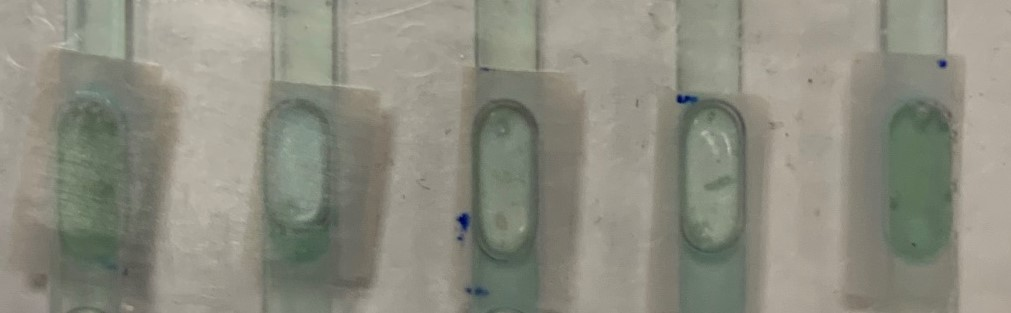
#> input picture images/44H_10000Z.jpeg, 1011 x 313 px
$ python roi_crop1.py
#> lines starting #> are read from the running program, lines starting #| are printed output that depends on the picture; after the words box and inside, x2 and y2 are one past the last pixel; in counts of white or black regions, pixels touching at a corner belong together
### variables.py
import cv2
import numpy as np
'''
Virtual Environment:
'''
#   .\env\Scripts\activate
#   deactivate

'''
Image selection:
'''
path_folder = 'images'

path_image_abs = 'D:/Christian_Ohlhäuser/Bildauswertung/ColiChecker/images/44H_10000Z.jpeg' # some modules need the absolute path

path_image = 'images/44H_10000Z.jpeg'
#path_image = 'images_postprocessing/S2_Kovacs_10000Z/S2_Kovacs_10000Z_Black.png'
#path_image = 'images_testing/Blau Gradient.jpeg'


image = cv2.imread(path_image, cv2.IMREAD_COLOR) # images testing path
#> image is the input picture: shape (313, 1011, 3); mean B, G, R 128.1, 140.5, 140.9

image_int = np.copy(image) # copying the image so we dont alter the original
image_cp1 = np.copy(image_int) # copying the image for comparision purposes

image_ext = cv2.cvtColor(image, cv2.COLOR_BGR2RGB) # convert to rgb for other modules as opencv uses bgr by default but doesnt show it to the user
image_cp2= np.copy(image_ext) # copying the image for comparision purposes

image_blank = np.zeros_like(image) # just a blank image

'''
Image processing variables:
'''
# Change Color Model
image_gray1 = cv2.cvtColor(image_int, cv2.COLOR_BGR2GRAY) # turn rgb image into a grayed version
image_gray2 = cv2.cvtColor(image_ext, cv2.COLOR_RGB2GRAY) # turn rgb image into a grayed version

image_HSV1 = cv2.cvtColor(image_int, cv2.COLOR_BGR2HSV) # create image in hsv model
#> image_HSV1: shape (313, 1011, 3); mean H, S, V 30.8, 28.4, 143.7
image_HSV2 = cv2.cvtColor(image_ext, cv2.COLOR_RGB2HSV) # create image in hsv model

# Blurring methods
image_median1 = cv2.medianBlur(image_gray1, ksize = 7) # Blur image to reduce noise(7 indicates the level of blurring)
image_median2 = cv2.medianBlur(image_gray2, ksize = 7) # Blur image to reduce noise(7 indicates the level of blurring)

image_gaussian1 = cv2.GaussianBlur(image_gray1,(7,7),1)
image_gaussian2 = cv2.GaussianBlur(image_gray2,(7,7),1)

# Edge Detection
image_canny1 = cv2.Canny(image_gaussian1, threshold1 = 40, threshold2 = 50) # uses Hough transform to make edges more visible
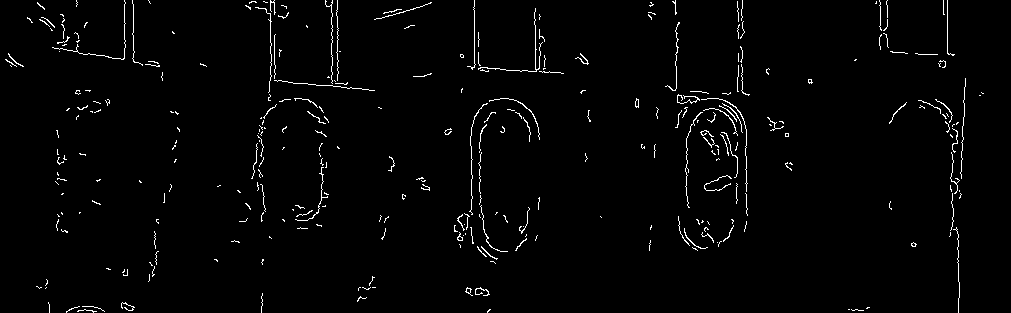
#> image_canny1: shape (313, 1011); 1.9% white in thin lines or dots
image_canny2 = cv2.Canny(image_gaussian2, threshold1 = 40, threshold2 = 50) # uses Hough transform to make edges more visible

'''
Kernels: https://en.wikipedia.org/wiki/Kernel_(image_processing)
'''
# Basic Kernels
kernel = np.ones((5,5), np.uint8) # 5x5 Einheitsmatrix mostly suffiecient
kernel2 = np.ones((7,7), np.uint8) # 7x7 Einheitsmatrix go with this most of the time

# Custom kernels
kernel3 = np.array(([0, 1, 0], [1, 1, 1], [0, 1, 0]),dtype='uint8') # Wikipedia Test Matrix

kernel_sharp = np.array([[-1,-1,-1], [-1,9,-1], [-1,-1,-1]])

#kernel_sobel_horizontal = np.array([[1, 2, 1],[0, 0, 0],[-1, -2, -1]])
#kernel_sobel_vertical = np.array([[-1, 0, 1],[-2, 0, 2],[-1, 0, 1]])

kernel_laplacian = np.array([[1, 1, 1],[1, -8, 1],[1, 1, 1]]) # basically a merge of the previous two


# Kernel test variables
image_kernel1 = cv2.filter2D(image_int, -1, kernel2) # alter image via kernels
#> image_kernel1: shape (313, 1011, 3); every value is 255
image_kernel2 = cv2.filter2D(image_ext, -1, kernel2) # alter image via kernels

'''
Unused image processing variables:
'''
image_resized1 = cv2.resize(image_int, (600, 400)) # function to resize image
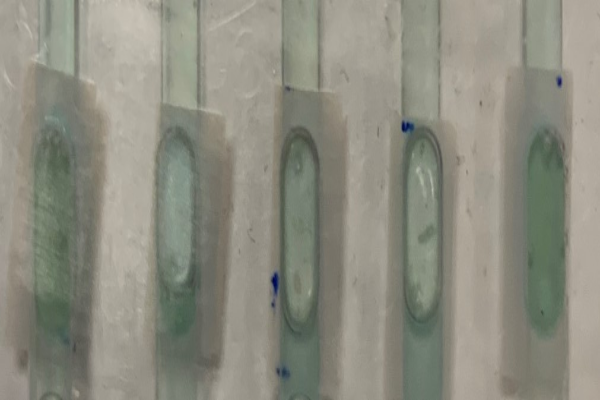
#> image_resized1: shape (400, 600, 3); mean B, G, R 128, 140.4, 140.7
image_resized2 = cv2.resize(image_ext, (600, 400)) # function to resize image

'''
General Functions:
'''
def rgbtobgr(image):
    image = cv2.cvtColor(image,cv2.COLOR_RGB2BGR)
    return image

def bgrtorgb(image):
    image = cv2.cvtColor(image,cv2.COLOR_RGB2BGR)
    return image

# [30 lines left out: function stackImages, not called in this run]

### roi_crop1.py
#State: works only on squares/rectangles
'''
Imports:
'''
import cv2
import numpy as np
import variables as v
from matplotlib import pyplot as plt
import time

'''
Code:
'''
img = v.image_int
gray = cv2.cvtColor(img, cv2.COLOR_BGR2GRAY)

## medianBlur, threshold and morph-close-op
median = cv2.medianBlur(gray, ksize=17)
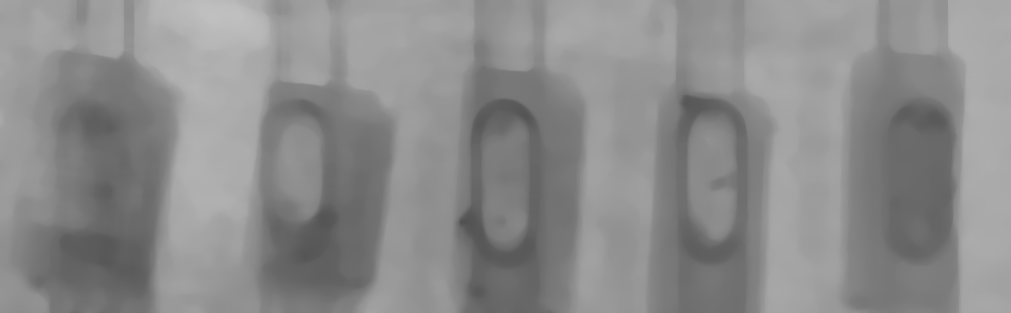
#> median: shape (313, 1011); min 81, max 192, mean 139.5
retval, threshed = cv2.threshold(median, 110, 255, cv2.THRESH_BINARY_INV)
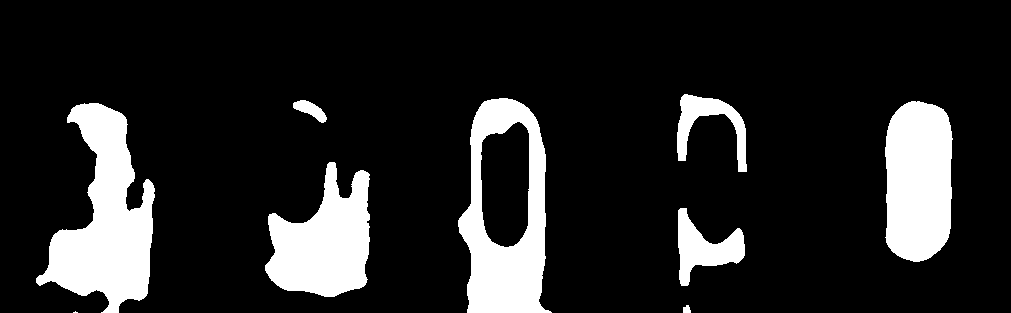
#> threshed: shape (313, 1011); 14.7% white; 9 white regions (1 under 20 px), largest, box (x1, y1, x2, y2) and area: (36, 103, 155, 313) 12648, (458, 98, 552, 313) 10484, (885, 101, 953, 262) 9499
closed = cv2.morphologyEx(threshed, cv2.MORPH_CLOSE, v.kernel2)
#> closed: shape (313, 1011); 14.7% white; 9 white regions (1 under 20 px), largest, box (x1, y1, x2, y2) and area: (36, 103, 155, 313) 12695, (458, 98, 552, 313) 10508, (885, 101, 953, 262) 9500

## Project to the axis
H,W = img.shape[:2]
#> H = 313; W = 1011
xx = np.sum(closed, axis=0)/H
#> xx = 1011 values, max 168.6 at index 480, min 0 at index 0, mean 37.53
yy = np.sum(closed, axis=1)/W
#> yy = 313 values, max 99.88 at index 246, min 0 at index 0, mean 37.53

## Threshold and find the nozero
xx[xx<60] = 0
yy[yy<100] = 0

ixx = xx.nonzero()
iyy = yy.nonzero()
#> iyy = (empty array,)
x1,x2 = ixx[0][0], ixx[0][-1]
#> x1 = 71; x2 = 950
#> (the run stopped early here; a loop or call above may not have finished)

$ run again, with images/0H_10000Z.jpeg copied over images/44H_10000Z.jpeg
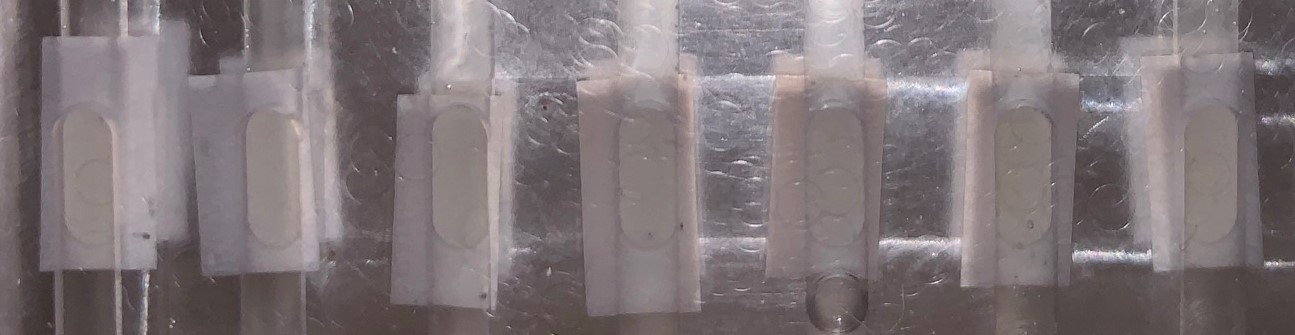
#> input picture images/0H_10000Z.jpeg, 1295 x 335 px
#> image is the input picture: shape (335, 1295, 3); mean B, G, R 120.5, 117.6, 127.4
#> image_HSV1: shape (335, 1295, 3); mean H, S, V 118.8, 22.7, 127.8
#> `image_canny1 = cv2.Canny(image_gaussian1, threshold1 = 40, threshold2 ..`:
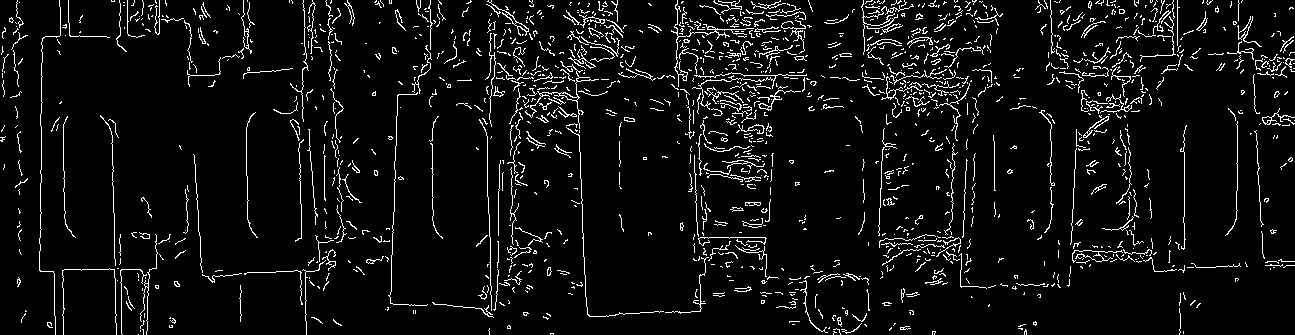
#> image_canny1: shape (335, 1295); 6% white in thin lines or dots
#> image_kernel1: shape (335, 1295, 3); every value is 255
#> threshed: shape (335, 1295); 37.1% white; 7 white regions (1 under 20 px), largest, box (x1, y1, x2, y2) and area: (0, 0, 1295, 335) 141782, (879, 130, 949, 237) 6380, (160, 0, 265, 76) 5309, (1052, 0, 1156, 59) 4723, (707, 149, 753, 222) 2421, (1081, 82, 1094, 95) 115
#> closed: shape (335, 1295); 37.2% white; 6 white regions, box (x1, y1, x2, y2) and area: (0, 0, 1295, 335) 142162, (879, 130, 949, 237) 6407, (160, 0, 265, 76) 5309, (1052, 0, 1156, 59) 4725, (707, 149, 753, 222) 2463, (1081, 82, 1094, 95) 115
#> xx = 1295 values, max 255 at index 18, min 16.75 at index 629, mean 94.74
#> yy = 335 values, max 255 at index 315, min 36.23 at index 62, mean 94.74
#> x1 = 0; x2 = 1294
#> y1 = 264; y2 = 334
#> `res2 = img[y1:y2,x1:x2]`:
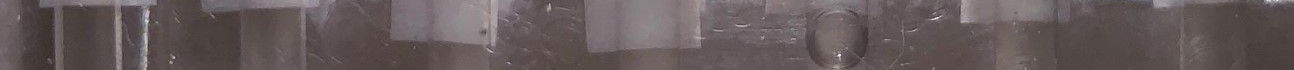
#> res2: shape (70, 1294, 3); mean B, G, R 90.4, 89.6, 100.8

$ run again, with images/18H_1000Z.jpeg copied over images/44H_10000Z.jpeg
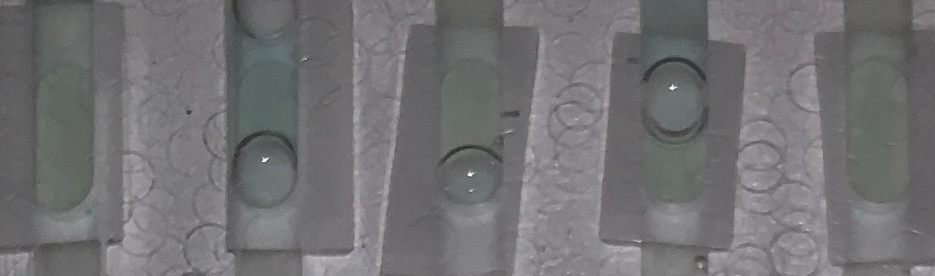
#> input picture images/18H_1000Z.jpeg, 935 x 276 px
#> image is the input picture: shape (276, 935, 3); mean B, G, R 115.4, 113.8, 113.8
#> image_HSV1: shape (276, 935, 3); mean H, S, V 107.6, 7.9, 116.1
#> `image_canny1 = cv2.Canny(image_gaussian1, threshold1 = 40, threshold2 ..`:
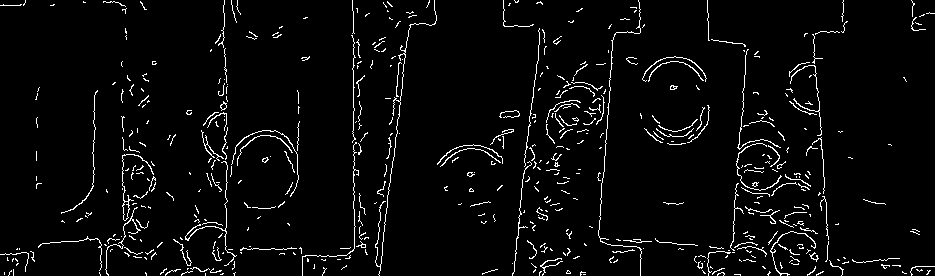
#> image_canny1: shape (276, 935); 3.9% white in thin lines or dots
#> image_kernel1: shape (276, 935, 3); every value is 255
#> threshed: shape (276, 935); 49% white; 10 white regions, largest, box (x1, y1, x2, y2) and area: (386, 0, 539, 276) 26920, (0, 0, 126, 276) 26389, (223, 0, 353, 276) 24918
#> closed: shape (276, 935); 49.1% white; 10 white regions, largest, box (x1, y1, x2, y2) and area: (386, 0, 539, 276) 26950, (0, 0, 126, 276) 26421, (223, 0, 353, 276) 25029
#> xx = 935 values, max 255 at index 34, min 0 at index 126, mean 125.1
#> yy = 276 values, max 173.2 at index 51, min 30 at index 270, mean 125.1
#> x1 = 0; x2 = 934
#> y1 = 0; y2 = 201
#> `res2 = img[y1:y2,x1:x2]`:
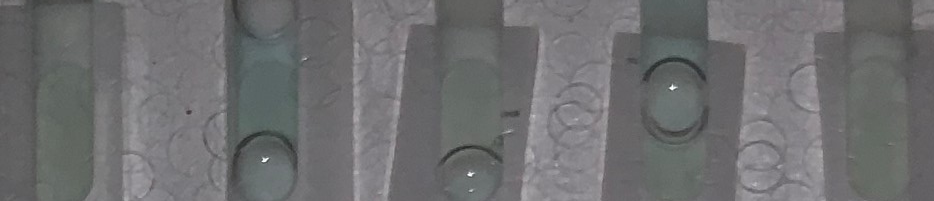
#> res2: shape (201, 934, 3); mean B, G, R 111.5, 110.4, 110
